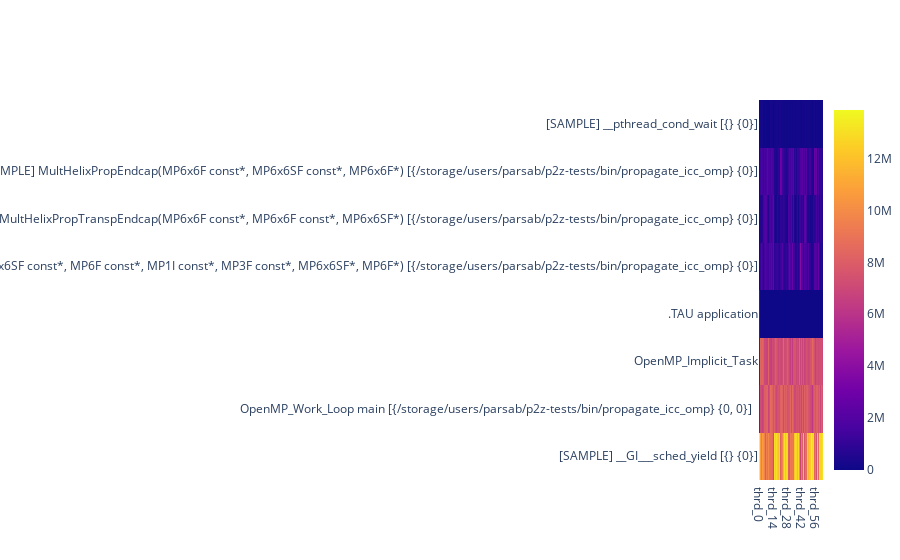

Notebook cell for this chart:
### Code cell
CallPaths.to_heat_map(data, metric='Exclusive', node=0, context=0, threads=range(0, 64))

### Figure 1 — Plotly figure (JSON) as saved in the notebook; plotly's stock layout.template omitted (floating-point values rounded to 4 significant figures; data arrays with more than 128 entries replaced by an {"elided": "..."} marker saying what was removed)
{"data": [{"type": "heatmap", "x": ["thrd_0", "thrd_1", "thrd_2", "thrd_3", "thrd_4", "thrd_5", "thrd_6", "thrd_7", "thrd_8", "thrd_9", "thrd_10", "thrd_11", "thrd_12", "thrd_13", "thrd_14", "thrd_15", "thrd_16", "thrd_17", "thrd_18", "thrd_19", "thrd_20", "thrd_21", "thrd_22", "thrd_23", "thrd_24", "thrd_25", "thrd_26", "thrd_27", "thrd_28", "thrd_29", "thrd_30", "thrd_31", "thrd_32", "thrd_33", "thrd_34", "thrd_35", "thrd_36", "thrd_37", "thrd_38", "thrd_39", "thrd_40", "thrd_41", "thrd_42", "thrd_43", "thrd_44", "thrd_45", "thrd_46", "thrd_47", "thrd_48", "thrd_49", "thrd_50", "thrd_51", "thrd_52", "thrd_53", "thrd_54", "thrd_55", "thrd_56", "thrd_57", "thrd_58", "thrd_59", "thrd_60", "thrd_61", "thrd_62", "thrd_63"], "y": ["[SAMPLE] __GI___sched_yield [{} {0}]", "OpenMP_Work_Loop main [{/storage/users/parsab/p2z-tests/bin/propagate_icc_omp} {0, 0}]  ", "OpenMP_Implicit_Task", ".TAU application", "[SAMPLE] propagateToZ(MP6x6SF const*, MP6F const*, MP1I const*, MP3F const*, MP6x6SF*, MP6F*) [{/storage/users/parsab/p2z-tests/bin/propagate_icc_omp} {0}]", "[SAMPLE] MultHelixPropTranspEndcap(MP6x6F const*, MP6x6F const*, MP6x6SF*) [{/storage/users/parsab/p2z-tests/bin/propagate_icc_omp} {0}]", "[SAMPLE] MultHelixPropEndcap(MP6x6F const*, MP6x6SF const*, MP6x6F*) [{/storage/users/parsab/p2z-tests/bin/propagate_icc_omp} {0}]", "[SAMPLE] __pthread_cond_wait [{} {0}]"], "z": {"elided": "8x64 int values"}}], "layout": {}}
